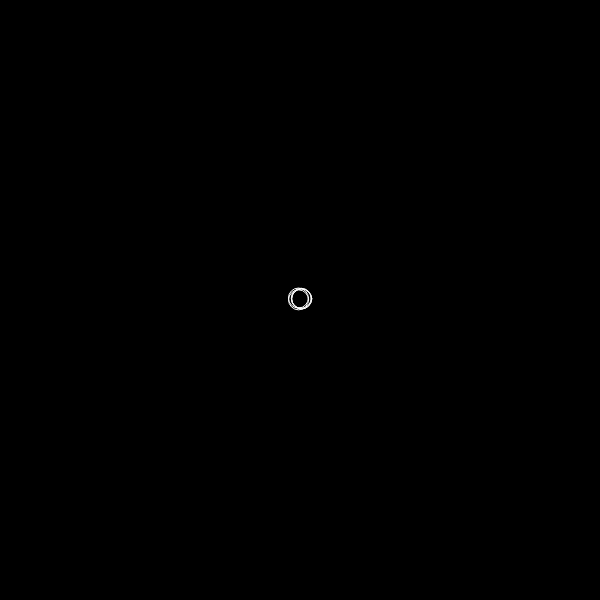
Frame 1 (no input)
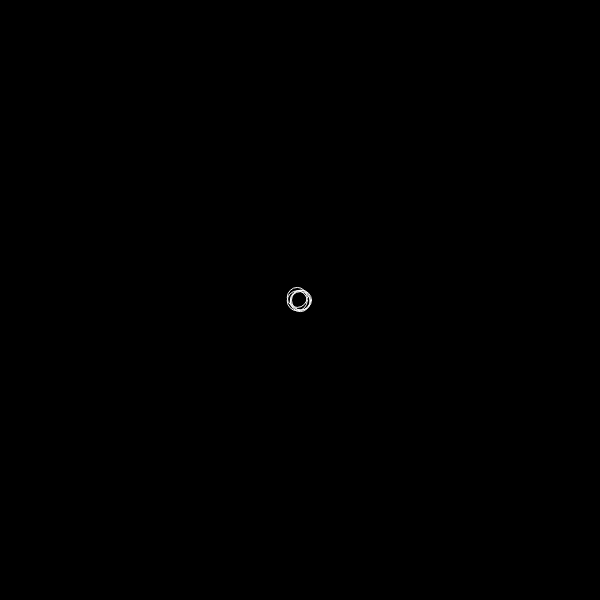
Frame 60 (no input)
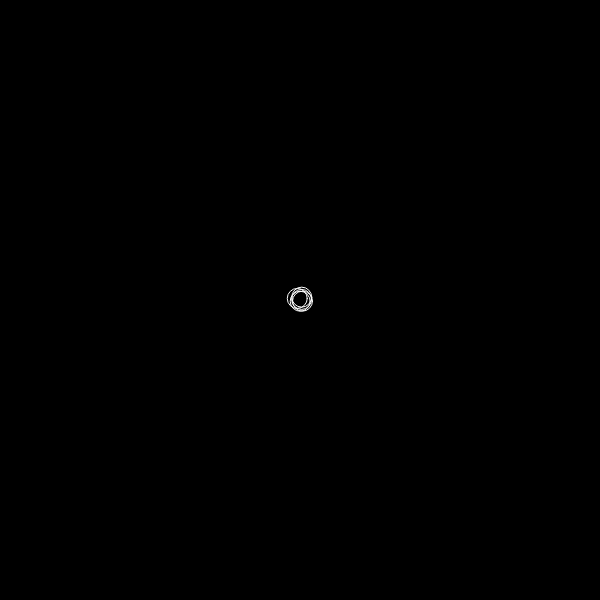
Frame 120 (the mouse pressed at the canvas centre since frame 60)

The p5.js sketch that drew these frames (run headless with seeded random() and noise() and a simulated clock; from frame 60 on, the mouse is pressed at the canvas centre):

// p5.js sketch
// ── sketch.js

var circleRadii= [];

var x,y;



//circleRadii [] CIRCLE = new circleRadii[100];

function setup() {
  createCanvas(600,600);
  
}

function draw() {
  background(0);
    for(var i = 0;i<5;i++)
    {
      circleRadii[i] = {
        radius: 20,
        displaycircle: function() {
          stroke(255);
          noFill();
          x=(width/2)+random(-3,3);
          y=(height/2)+random(-3,3);
          ellipse(x,y,20,20);
        }
      }
      circleRadii[i].displaycircle(); 
    }
   
}
